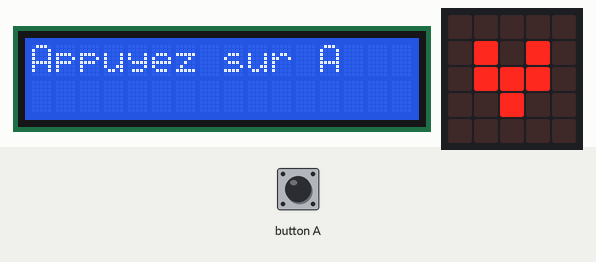
This program was run on a simulated BBC micro:bit (MakeCode). On the bench: 16×2 character LCD, the board's 5×5 LED display. The inputs (shaded band) are chosen by the test bench. Random numbers come from a fixed seed.

Above: at 1.8 s.
1.9 s: button A pressed for 0.15 s
At 2.5 s:
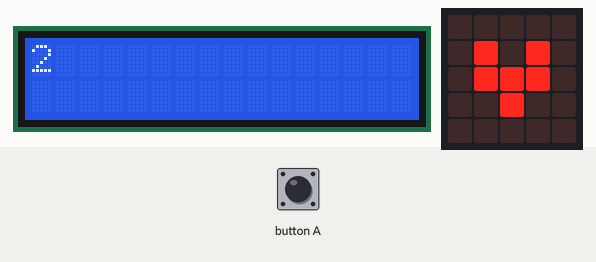
3.5 s: button A pressed for 0.15 s
At 4.8 s:
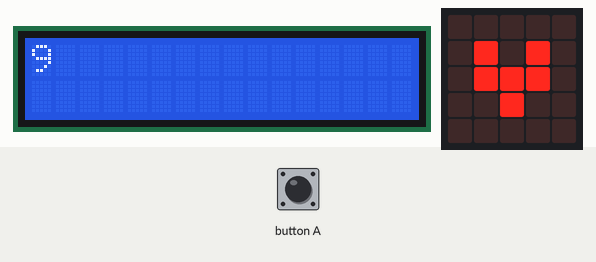
5.1 s: button A pressed for 0.15 s
At 6.1 s:
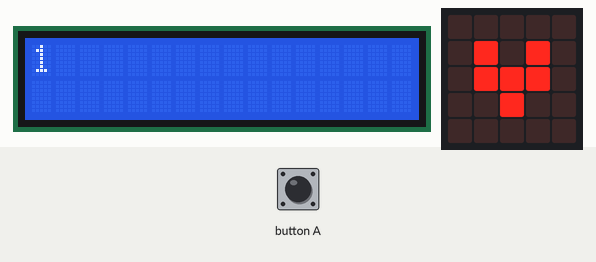
Timing chart, 0 to 8.1 s (numbered marks = the images above; inputs shaded):
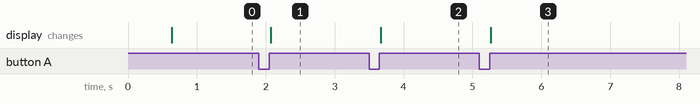

Measured:
- after the input at 1.9 s, the display: changes after 0.17 s (image 1)
- after the input at 3.5 s, the display: changes after 0.17 s (image 2)
- after the input at 5.1 s, the display: changes after 0.17 s (image 3)

The program:

main.ts
```typescript
input.onButtonPressed(Button.A, function () {
    makerbit.clearLcd1602()
    makerbit.showStringOnLcd1602("" + (randint(0, 10)), makerbit.position1602(LcdPosition1602.Pos1), 16)
})
makerbit.connectLcd(39)
basic.showIcon(IconNames.SmallHeart)
makerbit.showStringOnLcd1602("Appuyez sur A", makerbit.position1602(LcdPosition1602.Pos1), 32)
basic.forever(function () {

})
```

test.ts
```typescript
// les tests vont ici ; cela ne sera pas compilé si ce paquet est utilisé en tant qu'extension.
```
